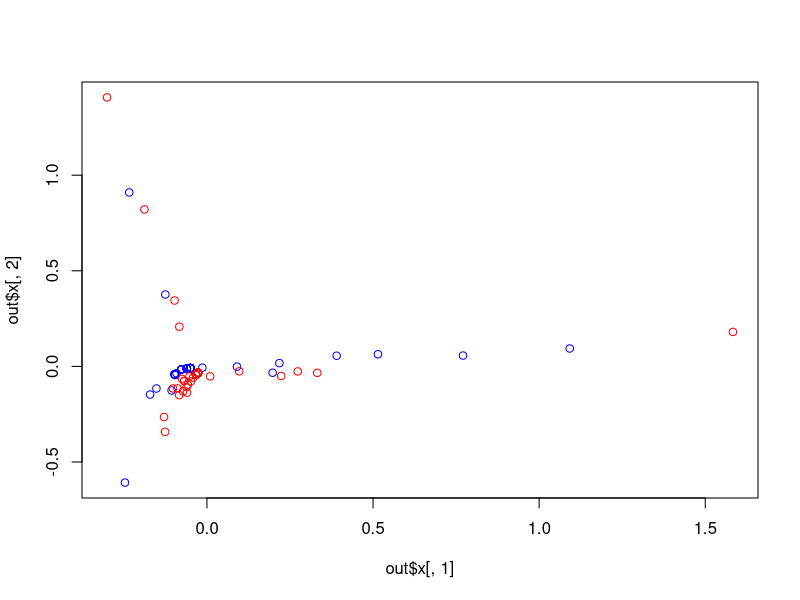
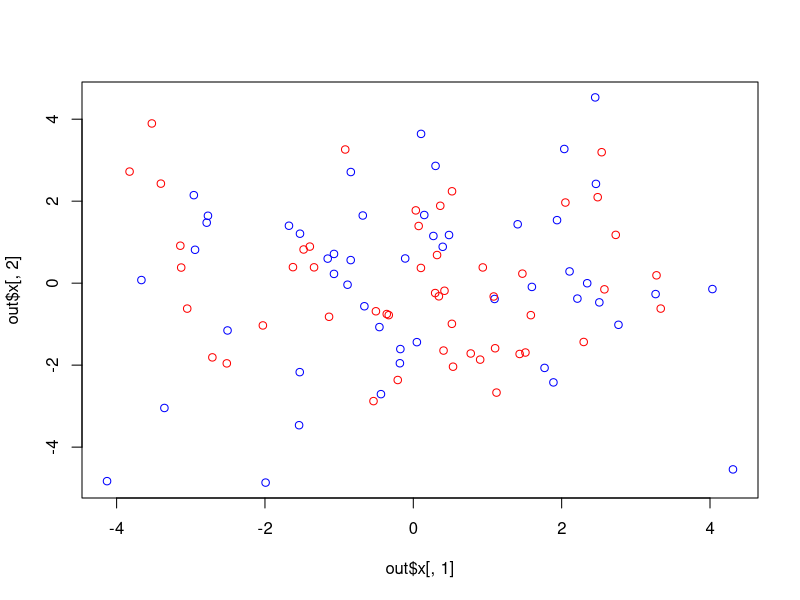
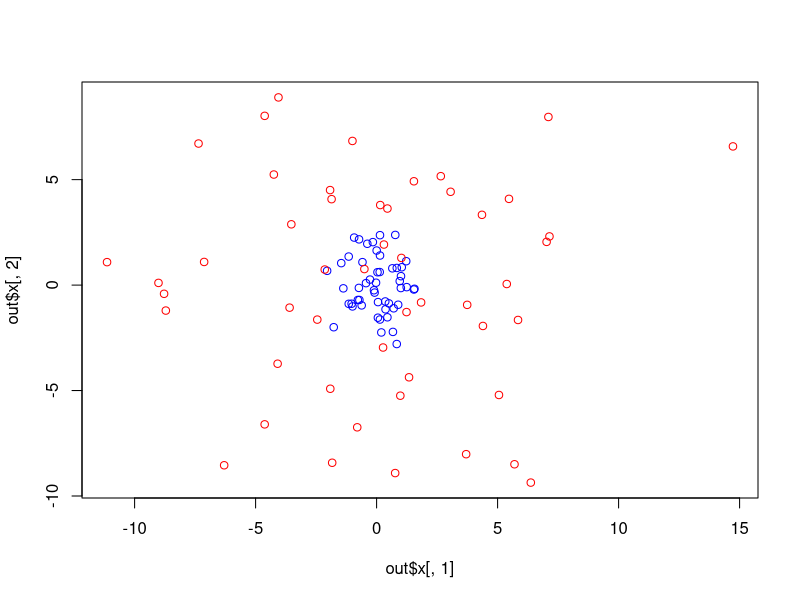

Write the R code that produced these figures, in order.
## ---- chunk 1
set.seed(100)
dir.create("figure-batch")
knitr::opts_chunk$set(error=FALSE, message=FALSE, warning=FALSE, fig.path="figure-batch/")
## ---- chunk 2
set.seed(20000)
a <- matrix(0, 100, 100)
a[sample(length(a), 100)] <- 1
groupings <- rep(LETTERS[1:2], each=50)
fit <- lm.fit(y=t(a), x=model.matrix(~groupings))
resid <- t(fit$residuals)
out <- prcomp(t(resid))
plot(out$x[,1], out$x[,2], col=c(A="blue", B="red")[groupings])
## ---- chunk 3
set.seed(20000)
a <- matrix(rpois(10000, lambda=1), 100, 100, byrow=TRUE)
sum(a!=0)/length(a)
fit <- lm.fit(y=t(a), x=model.matrix(~groupings))
resid <- t(fit$residuals)
out <- prcomp(t(resid))
plot(out$x[,1], out$x[,2], col=c(A="blue", B="red")[groupings])
## ---- chunk 4
set.seed(20000)
groupings <- rep(LETTERS[1:2], each=50)
a <- matrix(rpois(10000, lambda=c(A=1, B=5)[groupings]), 100, 100, byrow=TRUE)
fit <- lm.fit(y=t(a), x=model.matrix(~groupings))
resid <- t(fit$residuals)
out <- prcomp(t(resid))
plot(out$x[,1], out$x[,2], col=c(A="blue", B="red")[groupings])
## ---- chunk 5
sessionInfo()
